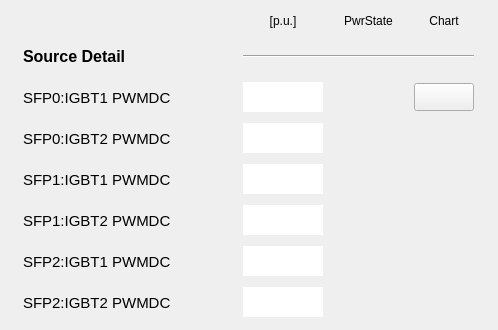
       <widget class="QWidget" name="scrollAreaWidgetContents_22">
        <property name="geometry">
         <rect>
          <x>0</x>
          <y>0</y>
          <width>498</width>
          <height>330</height>
         </rect>
        </property>
        <widget class="QWidget" name="layoutWidget_3">
         <property name="geometry">
          <rect>
           <x>9</x>
           <y>9</y>
           <width>481</width>
           <height>313</height>
          </rect>
         </property>
         <layout class="QGridLayout" name="gridLayout_6">
          <item row="0" column="1">
           <widget class="PyDMLabel" name="PyDMLabel_75">
            <property name="minimumSize">
             <size>
              <width>0</width>
              <height>24</height>
             </size>
            </property>
            <property name="maximumSize">
             <size>
              <width>16777215</width>
              <height>24</height>
             </size>
            </property>
            <property name="toolTip">
             <string/>
            </property>
            <property name="text">
             <string>[p.u.]</string>
            </property>
            <property name="alignment">
             <set>Qt::AlignCenter</set>
            </property>
           </widget>
          </item>
          <item row="0" column="2">
           <widget class="PyDMLabel" name="PyDMLabel_76">
            <property name="toolTip">
             <string/>
            </property>
            <property name="text">
             <string>PwrState</string>
            </property>
            <property name="alignment">
             <set>Qt::AlignCenter</set>
            </property>
           </widget>
          </item>
          <item row="0" column="3">
           <widget class="PyDMLabel" name="PyDMLabel_121">
            <property name="toolTip">
             <string/>
            </property>
            <property name="text">
             <string>Chart</string>
            </property>
            <property name="alignment">
             <set>Qt::AlignCenter</set>
            </property>
           </widget>
          </item>
          <item row="1" column="0">
           <widget class="PyDMLabel" name="PyDMLabel_122">
            <property name="minimumSize">
             <size>
              <width>200</width>
              <height>35</height>
             </size>
            </property>
            <property name="maximumSize">
             <size>
              <width>160</width>
              <height>16777215</height>
             </size>
            </property>
            <property name="font">
             <font>
              <pointsize>12</pointsize>
              <weight>75</weight>
              <bold>true</bold>
             </font>
            </property>
            <property name="toolTip">
             <string/>
            </property>
            <property name="text">
             <string>Source Detail</string>
            </property>
           </widget>
          </item>
          <item row="1" column="1" colspan="3">
           <widget class="Line" name="line_9">
            <property name="sizeIncrement">
             <size>
              <width>0</width>
              <height>0</height>
             </size>
            </property>
            <property name="baseSize">
             <size>
              <width>0</width>
              <height>0</height>
             </size>
            </property>
            <property name="autoFillBackground">
             <bool>false</bool>
            </property>
            <property name="frameShadow">
             <enum>QFrame::Sunken</enum>
            </property>
            <property name="lineWidth">
             <number>1</number>
            </property>
            <property name="midLineWidth">
             <number>0</number>
            </property>
            <property name="orientation">
             <enum>Qt::Horizontal</enum>
            </property>
           </widget>
          </item>
          <item row="2" column="0">
           <widget class="PyDMLabel" name="PyDMLabel_123">
            <property name="minimumSize">
             <size>
              <width>200</width>
              <height>35</height>
             </size>
            </property>
            <property name="maximumSize">
             <size>
              <width>200</width>
              <height>16777215</height>
             </size>
            </property>
            <property name="font">
             <font>
              <pointsize>11</pointsize>
             </font>
            </property>
            <property name="toolTip">
             <string/>
            </property>
            <property name="text">
             <string>SFP0:IGBT1 PWMDC</string>
            </property>
           </widget>
          </item>
          <item row="2" column="1">
           <widget class="PyDMLabel" name="PyDMLabel_77">
            <property name="enabled">
             <bool>true</bool>
            </property>
            <property name="minimumSize">
             <size>
              <width>80</width>
              <height>30</height>
             </size>
            </property>
            <property name="maximumSize">
             <size>
              <width>80</width>
              <height>30</height>
             </size>
            </property>
            <property name="toolTip">
             <string/>
            </property>
            <property name="accessibleDescription">
             <string/>
            </property>
            <property name="layoutDirection">
             <enum>Qt::LeftToRight</enum>
            </property>
            <property name="autoFillBackground">
             <bool>false</bool>
            </property>
            <property name="styleSheet">
             <string notr="true">background-color: qlineargradient(spread:pad, x1:0, y1:0, x2:1, y2:1, stop:0 rgba(255, 255, 255, 255), stop:1 rgba(255, 255, 255, 255));</string>
            </property>
            <property name="frameShape">
             <enum>QFrame::NoFrame</enum>
            </property>
            <property name="frameShadow">
             <enum>QFrame::Sunken</enum>
            </property>
            <property name="alignment">
             <set>Qt::AlignRight|Qt::AlignTrailing|Qt::AlignVCenter</set>
            </property>
            <property name="channel" stdset="0">
             <string>SI-Fam:PS-SFP0:IGBT1PWMDutyCycle-Mon</string>
            </property>
           </widget>
          </item>
          <item row="2" column="2">
           <widget class="QLed" name="led_sfp0igbt1">
            <property name="enabled">
             <bool>true</bool>
            </property>
            <property name="sizePolicy">
             <sizepolicy hsizetype="Maximum" vsizetype="Maximum">
              <horstretch>0</horstretch>
              <verstretch>0</verstretch>
             </sizepolicy>
            </property>
            <property name="minimumSize">
             <size>
              <width>51</width>
              <height>35</height>
             </size>
            </property>
            <property name="maximumSize">
             <size>
              <width>51</width>
              <height>35</height>
             </size>
            </property>
            <property name="toolTip">
             <string/>
            </property>
            <property name="state">
             <bool>false</bool>
            </property>
            <property name="onColor">
             <color>
              <red>0</red>
              <green>140</green>
              <blue>0</blue>
             </color>
            </property>
            <property name="shape">
             <enum>QLed::Circle</enum>
            </property>
           </widget>
          </item>
          <item row="2" column="3">
           <widget class="PyDMPushButton" name="PyDMPushButton_63">
            <property name="minimumSize">
             <size>
              <width>60</width>
              <height>28</height>
             </size>
            </property>
            <property name="maximumSize">
             <size>
              <width>60</width>
              <height>28</height>
             </size>
            </property>
            <property name="toolTip">
             <string/>
            </property>
           </widget>
          </item>
          <item row="3" column="0">
           <widget class="PyDMLabel" name="PyDMLabel_78">
            <property name="minimumSize">
             <size>
              <width>200</width>
              <height>0</height>
             </size>
            </property>
            <property name="maximumSize">
             <size>
              <width>200</width>
              <height>16777215</height>
             </size>
            </property>
            <property name="font">
             <font>
              <pointsize>11</pointsize>
             </font>
            </property>
            <property name="toolTip">
             <string/>
            </property>
            <property name="text">
             <string>SFP0:IGBT2 PWMDC</string>
            </property>
           </widget>
          </item>
          <item row="3" column="1">
           <widget class="PyDMLabel" name="PyDMLabel_124">
            <property name="enabled">
             <bool>true</bool>
            </property>
            <property name="minimumSize">
             <size>
              <width>80</width>
              <height>30</height>
             </size>
            </property>
            <property name="maximumSize">
             <size>
              <width>80</width>
              <height>30</height>
             </size>
            </property>
            <property name="toolTip">
             <string/>
            </property>
            <property name="accessibleDescription">
             <string/>
            </property>
            <property name="layoutDirection">
             <enum>Qt::LeftToRight</enum>
            </property>
            <property name="autoFillBackground">
             <bool>false</bool>
            </property>
            <property name="styleSheet">
             <string notr="true">background-color: qlineargradient(spread:pad, x1:0, y1:0, x2:1, y2:1, stop:0 rgba(255, 255, 255, 255), stop:1 rgba(255, 255, 255, 255));</string>
            </property>
            <property name="frameShape">
             <enum>QFrame::NoFrame</enum>
            </property>
            <property name="frameShadow">
             <enum>QFrame::Sunken</enum>
            </property>
            <property name="alignment">
             <set>Qt::AlignRight|Qt::AlignTrailing|Qt::AlignVCenter</set>
            </property>
            <property name="channel" stdset="0">
             <string>SI-Fam:PS-SFP0:IGBT2PWMDutyCycle-Mon</string>
            </property>
           </widget>
          </item>
          <item row="3" column="2">
           <widget class="QLed" name="led_sfp0igbt2">
            <property name="sizePolicy">
             <sizepolicy hsizetype="Maximum" vsizetype="Maximum">
              <horstretch>0</horstretch>
              <verstretch>0</verstretch>
             </sizepolicy>
            </property>
            <property name="minimumSize">
             <size>
              <width>51</width>
              <height>35</height>
             </size>
            </property>
            <property name="maximumSize">
             <size>
              <width>51</width>
              <height>35</height>
             </size>
            </property>
            <property name="toolTip">
             <string/>
            </property>
            <property name="state">
             <bool>false</bool>
            </property>
            <property name="onColor">
             <color>
              <red>0</red>
              <green>140</green>
              <blue>0</blue>
             </color>
            </property>
            <property name="shape">
             <enum>QLed::Circle</enum>
            </property>
           </widget>
          </item>
          <item row="4" column="0">
           <widget class="PyDMLabel" name="pv02raps01_7">
            <property name="minimumSize">
             <size>
              <width>200</width>
              <height>0</height>
             </size>
            </property>
            <property name="maximumSize">
             <size>
              <width>135</width>
              <height>16777215</height>
             </size>
            </property>
            <property name="font">
             <font>
              <pointsize>11</pointsize>
             </font>
            </property>
            <property name="toolTip">
             <string/>
            </property>
            <property name="text">
             <string>SFP1:IGBT1 PWMDC</string>
            </property>
           </widget>
          </item>
          <item row="4" column="1">
           <widget class="PyDMLabel" name="PyDMLabel_125">
            <property name="enabled">
             <bool>true</bool>
            </property>
            <property name="minimumSize">
             <size>
              <width>80</width>
              <height>30</height>
             </size>
            </property>
            <property name="maximumSize">
             <size>
              <width>80</width>
              <height>30</height>
             </size>
            </property>
            <property name="toolTip">
             <string/>
            </property>
            <property name="accessibleDescription">
             <string/>
            </property>
            <property name="layoutDirection">
             <enum>Qt::LeftToRight</enum>
            </property>
            <property name="autoFillBackground">
             <bool>false</bool>
            </property>
            <property name="styleSheet">
             <string notr="true">background-color: qlineargradient(spread:pad, x1:0, y1:0, x2:1, y2:1, stop:0 rgba(255, 255, 255, 255), stop:1 rgba(255, 255, 255, 255));</string>
            </property>
            <property name="frameShape">
             <enum>QFrame::NoFrame</enum>
            </property>
            <property name="frameShadow">
             <enum>QFrame::Sunken</enum>
            </property>
            <property name="alignment">
             <set>Qt::AlignRight|Qt::AlignTrailing|Qt::AlignVCenter</set>
            </property>
            <property name="channel" stdset="0">
             <string>SI-Fam:PS-SFP1:IGBT1PWMDutyCycle-Mon</string>
            </property>
           </widget>
          </item>
          <item row="4" column="2">
           <widget class="QLed" name="led_sfp1igbt1">
            <property name="sizePolicy">
             <sizepolicy hsizetype="Maximum" vsizetype="Maximum">
              <horstretch>0</horstretch>
              <verstretch>0</verstretch>
             </sizepolicy>
            </property>
            <property name="minimumSize">
             <size>
              <width>51</width>
              <height>35</height>
             </size>
            </property>
            <property name="maximumSize">
             <size>
              <width>51</width>
              <height>35</height>
             </size>
            </property>
            <property name="toolTip">
             <string/>
            </property>
            <property name="state">
             <bool>false</bool>
            </property>
            <property name="onColor">
             <color>
              <red>0</red>
              <green>140</green>
              <blue>0</blue>
             </color>
            </property>
            <property name="shape">
             <enum>QLed::Circle</enum>
            </property>
           </widget>
          </item>
          <item row="5" column="0">
           <widget class="PyDMLabel" name="pv02raps02_7">
            <property name="minimumSize">
             <size>
              <width>200</width>
              <height>0</height>
             </size>
            </property>
            <property name="maximumSize">
             <size>
              <width>135</width>
              <height>16777215</height>
             </size>
            </property>
            <property name="font">
             <font>
              <pointsize>11</pointsize>
             </font>
            </property>
            <property name="toolTip">
             <string/>
            </property>
            <property name="text">
             <string>SFP1:IGBT2 PWMDC</string>
            </property>
           </widget>
          </item>
          <item row="5" column="1">
           <widget class="PyDMLabel" name="PyDMLabel_126">
            <property name="enabled">
             <bool>true</bool>
            </property>
            <property name="minimumSize">
             <size>
              <width>80</width>
              <height>30</height>
             </size>
            </property>
            <property name="maximumSize">
             <size>
              <width>80</width>
              <height>30</height>
             </size>
            </property>
            <property name="toolTip">
             <string/>
            </property>
            <property name="accessibleDescription">
             <string/>
            </property>
            <property name="layoutDirection">
             <enum>Qt::LeftToRight</enum>
            </property>
            <property name="autoFillBackground">
             <bool>false</bool>
            </property>
            <property name="styleSheet">
             <string notr="true">background-color: qlineargradient(spread:pad, x1:0, y1:0, x2:1, y2:1, stop:0 rgba(255, 255, 255, 255), stop:1 rgba(255, 255, 255, 255));</string>
            </property>
            <property name="frameShape">
             <enum>QFrame::NoFrame</enum>
            </property>
            <property name="frameShadow">
             <enum>QFrame::Sunken</enum>
            </property>
            <property name="alignment">
             <set>Qt::AlignRight|Qt::AlignTrailing|Qt::AlignVCenter</set>
            </property>
            <property name="channel" stdset="0">
             <string>SI-Fam:PS-SFP1:IGBT2PWMDutyCycle-Mon</string>
            </property>
           </widget>
          </item>
          <item row="5" column="2">
           <widget class="QLed" name="led_sfp1igbt2">
            <property name="enabled">
             <bool>true</bool>
            </property>
            <property name="sizePolicy">
             <sizepolicy hsizetype="Maximum" vsizetype="Maximum">
              <horstretch>0</horstretch>
              <verstretch>0</verstretch>
             </sizepolicy>
            </property>
            <property name="minimumSize">
             <size>
              <width>51</width>
              <height>35</height>
             </size>
            </property>
            <property name="maximumSize">
             <size>
              <width>51</width>
              <height>35</height>
             </size>
            </property>
            <property name="toolTip">
             <string/>
            </property>
            <property name="state">
             <bool>false</bool>
            </property>
            <property name="onColor">
             <color>
              <red>0</red>
              <green>140</green>
              <blue>0</blue>
             </color>
            </property>
            <property name="shape">
             <enum>QLed::Circle</enum>
            </property>
           </widget>
          </item>
          <item row="6" column="0">
           <widget class="PyDMLabel" name="pv03raps01_13">
            <property name="minimumSize">
             <size>
              <width>200</width>
              <height>0</height>
             </size>
            </property>
            <property name="maximumSize">
             <size>
              <width>135</width>
              <height>16777215</height>
             </size>
            </property>
            <property name="font">
             <font>
              <pointsize>11</pointsize>
             </font>
            </property>
            <property name="toolTip">
             <string/>
            </property>
            <property name="text">
             <string>SFP2:IGBT1 PWMDC</string>
            </property>
           </widget>
          </item>
          <item row="6" column="1">
           <widget class="PyDMLabel" name="PyDMLabel_127">
            <property name="enabled">
             <bool>true</bool>
            </property>
            <property name="minimumSize">
             <size>
              <width>80</width>
              <height>30</height>
             </size>
            </property>
            <property name="maximumSize">
             <size>
              <width>80</width>
              <height>30</height>
             </size>
            </property>
            <property name="toolTip">
             <string/>
            </property>
            <property name="accessibleDescription">
             <string/>
            </property>
            <property name="layoutDirection">
             <enum>Qt::LeftToRight</enum>
            </property>
            <property name="autoFillBackground">
             <bool>false</bool>
            </property>
            <property name="styleSheet">
             <string notr="true">background-color: qlineargradient(spread:pad, x1:0, y1:0, x2:1, y2:1, stop:0 rgba(255, 255, 255, 255), stop:1 rgba(255, 255, 255, 255));</string>
            </property>
            <property name="frameShape">
             <enum>QFrame::NoFrame</enum>
            </property>
            <property name="frameShadow">
             <enum>QFrame::Sunken</enum>
            </property>
            <property name="alignment">
             <set>Qt::AlignRight|Qt::AlignTrailing|Qt::AlignVCenter</set>
            </property>
            <property name="channel" stdset="0">
             <string>SI-Fam:PS-SFP2:IGBT1PWMDutyCycle-Mon</string>
            </property>
           </widget>
          </item>
          <item row="6" column="2">
           <widget class="QLed" name="led_sfp2igbt1">
            <property name="sizePolicy">
             <sizepolicy hsizetype="Maximum" vsizetype="Maximum">
              <horstretch>0</horstretch>
              <verstretch>0</verstretch>
             </sizepolicy>
            </property>
            <property name="minimumSize">
             <size>
              <width>51</width>
              <height>35</height>
             </size>
            </property>
            <property name="maximumSize">
             <size>
              <width>51</width>
              <height>35</height>
             </size>
            </property>
            <property name="toolTip">
             <string/>
            </property>
            <property name="state">
             <bool>false</bool>
            </property>
            <property name="onColor">
             <color>
              <red>0</red>
              <green>140</green>
              <blue>0</blue>
             </color>
            </property>
            <property name="shape">
             <enum>QLed::Circle</enum>
            </property>
           </widget>
          </item>
          <item row="7" column="0">
           <widget class="PyDMLabel" name="pv03raps01_14">
            <property name="minimumSize">
             <size>
              <width>200</width>
              <height>0</height>
             </size>
            </property>
            <property name="maximumSize">
             <size>
              <width>135</width>
              <height>16777215</height>
             </size>
            </property>
            <property name="font">
             <font>
              <pointsize>11</pointsize>
             </font>
            </property>
            <property name="toolTip">
             <string/>
            </property>
            <property name="text">
             <string>SFP2:IGBT2 PWMDC</string>
            </property>
           </widget>
          </item>
          <item row="7" column="1">
           <widget class="PyDMLabel" name="PyDMLabel_128">
            <property name="enabled">
             <bool>true</bool>
            </property>
            <property name="minimumSize">
             <size>
              <width>80</width>
              <height>30</height>
             </size>
            </property>
            <property name="maximumSize">
             <size>
              <width>80</width>
              <height>30</height>
             </size>
            </property>
            <property name="toolTip">
             <string/>
            </property>
            <property name="accessibleDescription">
             <string/>
            </property>
            <property name="layoutDirection">
             <enum>Qt::LeftToRight</enum>
            </property>
            <property name="autoFillBackground">
             <bool>false</bool>
            </property>
            <property name="styleSheet">
             <string notr="true">background-color: qlineargradient(spread:pad, x1:0, y1:0, x2:1, y2:1, stop:0 rgba(255, 255, 255, 255), stop:1 rgba(255, 255, 255, 255));</string>
            </property>
            <property name="frameShape">
             <enum>QFrame::NoFrame</enum>
            </property>
            <property name="frameShadow">
             <enum>QFrame::Sunken</enum>
            </property>
            <property name="alignment">
             <set>Qt::AlignRight|Qt::AlignTrailing|Qt::AlignVCenter</set>
            </property>
            <property name="channel" stdset="0">
             <string>SI-Fam:PS-SFP2:IGBT2PWMDutyCycle-Mon</string>
            </property>
           </widget>
          </item>
          <item row="7" column="2">
           <widget class="QLed" name="led_sfp2igbt2">
            <property name="sizePolicy">
             <sizepolicy hsizetype="Maximum" vsizetype="Maximum">
              <horstretch>0</horstretch>
              <verstretch>0</verstretch>
             </sizepolicy>
            </property>
            <property name="minimumSize">
             <size>
              <width>51</width>
              <height>35</height>
             </size>
            </property>
            <property name="maximumSize">
             <size>
              <width>51</width>
              <height>35</height>
             </size>
            </property>
            <property name="toolTip">
             <string/>
            </property>
            <property name="state">
             <bool>false</bool>
            </property>
            <property name="onColor">
             <color>
              <red>0</red>
              <green>140</green>
              <blue>0</blue>
             </color>
            </property>
            <property name="shape">
             <enum>QLed::Circle</enum>
            </property>
           </widget>
          </item>
         </layout>
        </widget>
       </widget>
